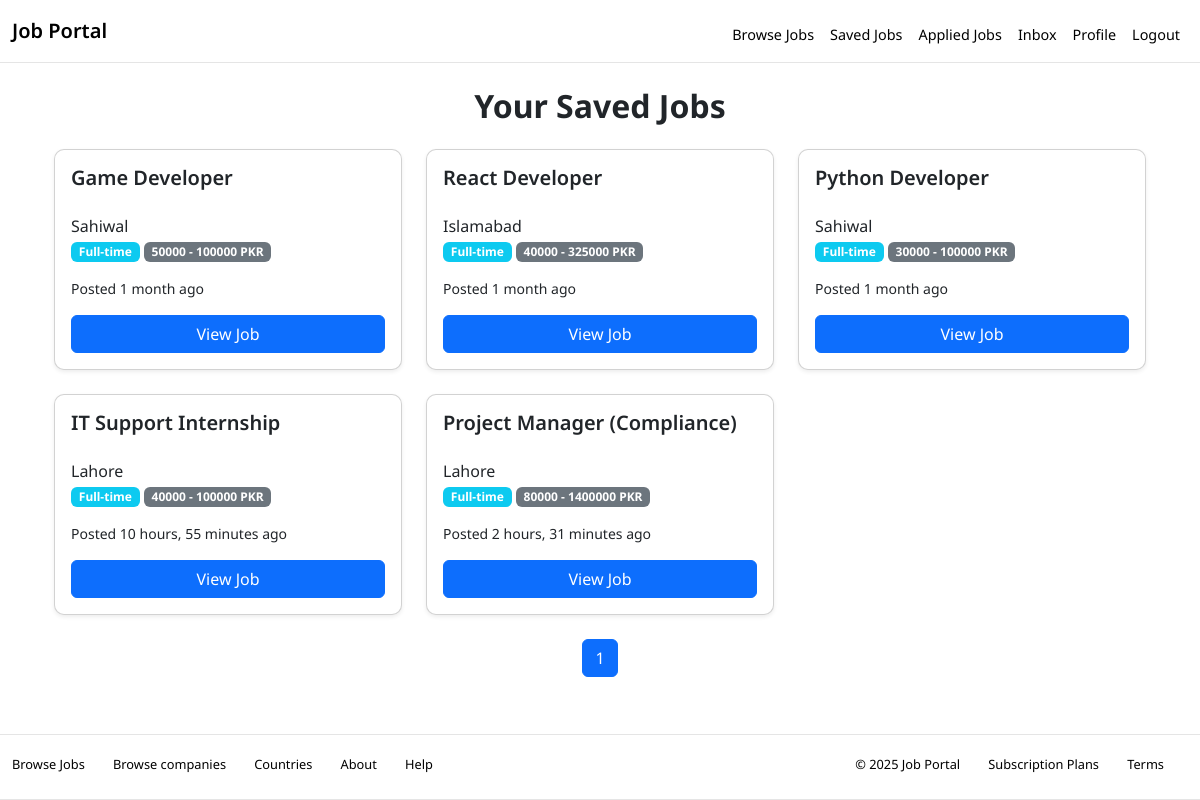
Screenshot of /seeker/saved/ (signed in) with the database file from the repository.
### core/models.py (models this page shows)
class SavedJob(models.Model):
    seeker = models.ForeignKey(JobSeekerProfile, on_delete=models.CASCADE)
    job = models.ForeignKey(Job, on_delete=models.CASCADE)
    saved_at = models.DateTimeField(auto_now_add=True)
    class Meta:
        unique_together = ('seeker', 'job')  # 🔐 Prevent duplicate saves

class Job(models.Model):
    employer = models.ForeignKey(EmployerProfile, on_delete=models.CASCADE)
    title = models.CharField(max_length=150)
    description = models.TextField()
    skills_required = models.TextField()
    location = models.CharField(max_length=100)
    salary_min = models.IntegerField()
    salary_max = models.IntegerField()
    job_type = models.CharField(max_length=20, choices=[('full', 'Full-Time'), ('part', 'Part-Time'), ('remote', 'Remote'), ('intern', 'Internship')])
    created_at = models.DateTimeField(auto_now_add=True)
    expiry_date = models.DateField()
    is_active = models.BooleanField(default=True)

### core/views.py (the view)
# urls.py: path('seeker/saved/', saved_jobs_page, name='saved-jobs'),
@login_required
def saved_jobs_page(request):
    if request.user.role != 'seeker':
        messages.error(request, "Not authorized.")
        return redirect('dashboard')
    seeker = request.user.jobseekerprofile
    saved_jobs = SavedJob.objects.filter(seeker=seeker).select_related('job')
    paginator = Paginator(saved_jobs, 6)  # show 6 per page
    page = request.GET.get('page')
    page_obj = paginator.get_page(page)
    return render(request, 'core/saved_jobs.html', {
        'saved_jobs': page_obj
    })

### core/templates/core/saved_jobs.html (shortened to what this page needs)
{% extends 'base.html' %}
{% block content %}
<div class="container p-4">
  <h2 class="text-center mb-4">Your Saved Jobs</h2>
  {% if not saved_jobs %}
    <div class="alert alert-warning mt-4">
      You have no saved jobs.
    </div>
  {% else %}
    <div class="row g-4">
      {% for item in saved_jobs %}
        <div class="col-md-4">
          <div class="card p-3 shadow-sm" style="border-radius: 10px">
            <h5>{{ item.job.title }}</h5>
            <span>{{ item.job.location }}</span>
            <div class="mb-3">
              <span class="badge bg-info">
                {% if item.job.job_type == 'full' %}Full-time{% elif item.job.job_type == 'remote' %}Remote{% endif %}
              </span>
              <span class="badge bg-secondary">{{ item.job.salary_min|floatformat:0 }} - {{ item.job.salary_max|floatformat:0 }} PKR</span>
            </div>
            <small>Posted {{ item.job.created_at|timesince }} ago</small>
            <a
              href="{% url 'job-list' %}?job={{ item.job.id }}"
              class="btn btn-primary mt-3">
              View Job
            </a>
          </div>
        </div>
      {% endfor %}
    </div>
    <nav aria-label="Page navigation" class="mt-4">
      <ul class="pagination justify-content-center">
        {% for num in saved_jobs.paginator.page_range %}
          <li class="page-item {% if saved_jobs.number == num %}active{% endif %}">
            <a class="page-link" href="?page={{ num }}">{{ num }}</a>
          </li>
        {% endfor %}
      </ul>
    </nav>
  {% endif %}
</div>
{% endblock %}

### core/templates/base.html (style rules this page uses)
body { font-family: 'Noto Sans', 'Helvetica Neue', Helvetica, Arial, sans-serif !important; }
h2 { font-weight: 700; }
h5 { font-weight: 600; }

### rows the page displays
SavedJob: job "Game Developer", job.location "Sahiwal", shows "Full-time", job.salary_min "50000", job.salary_max "100000", job.created_at "1 month"
SavedJob: job "React Developer", job.location "Islamabad", shows "Full-time", job.salary_min "40000", job.salary_max "325000", job.created_at "1 month"
SavedJob: job "Python Developer", job.location "Sahiwal", shows "Full-time", job.salary_min "30000", job.salary_max "100000", job.created_at "1 month"
SavedJob: job "IT Support Internship", job.location "Lahore", shows "Full-time", job.salary_min "40000", job.salary_max "100000", job.created_at "10 hours, 55 minutes"
SavedJob: job "Project Manager (Compliance)", job.location "Lahore", shows "Full-time", job.salary_min "80000", job.salary_max "1400000", job.created_at "2 hours, 31 minutes"

### other values shown
{{ num }} "1"
